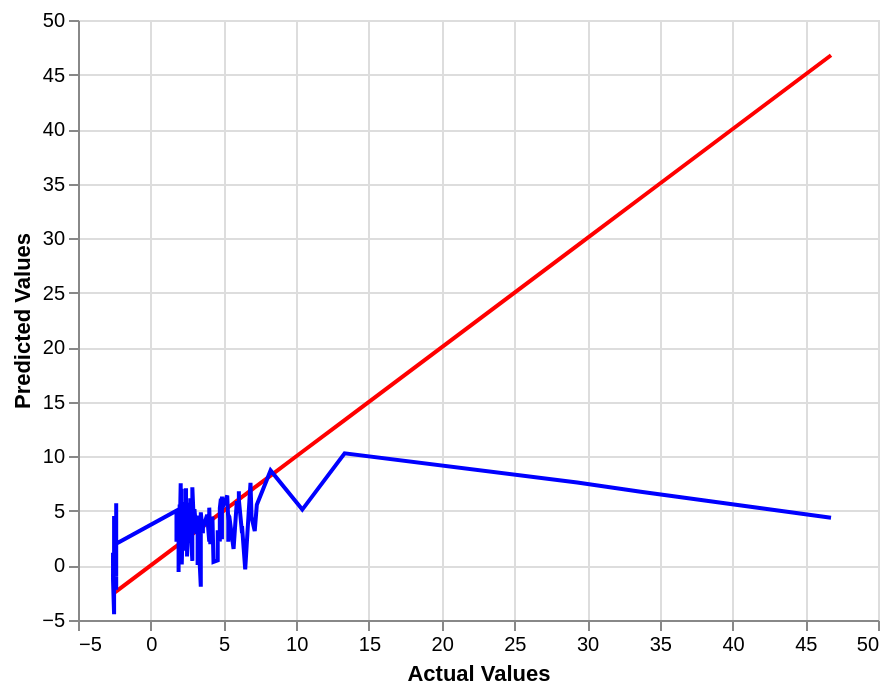

Notebook code cell kept with this figure:
### Code cell
import altair as alt
import pandas as pd

# Create a DataFrame for perfect predictions where target equals preds
perfect_predictions_df = pd.DataFrame({
    'target': y_train['Salary'],
    'preds': y_train['Salary']
})

# Create a DataFrame for the model's predictions
model_predictions_df = pd.DataFrame({
    'target': y_train['Salary'],
    'preds': y_pred_train_true.flatten()
})

# Create a line chart for perfect predictions
perfect_line_chart = alt.Chart(perfect_predictions_df).mark_line(color='red').encode(
    x=alt.X('target', title='Actual Values'),
    y=alt.Y('preds', title='Predicted Values')
)

# Create a line chart for the model's predictions
model_predictions_chart = alt.Chart(model_predictions_df).mark_line(color='blue').encode(
    x=alt.X('target', title='Actual Values'),
    y=alt.Y('preds', title='Predicted Values')
)

# Combine both charts
combined_chart = perfect_line_chart + model_predictions_chart

# Display the combined chart
combined_chart

### Figure 1 — Vega-Lite specification as saved in the notebook (floating-point values rounded to 4 significant figures)
{"config": {"view": {"continuousWidth": 400, "continuousHeight": 300}}, "layer": [{"data": {"name": "data-1dfdde9de2dfa8285de36a9c9ded5620"}, "mark": {"type": "line", "color": "red"}, "encoding": {"x": {"field": "target", "title": "Actual Values", "type": "quantitative"}, "y": {"field": "preds", "title": "Predicted Values", "type": "quantitative"}}}, {"data": {"name": "data-12aad0dea8398f26b97d238d55349e8f"}, "mark": {"type": "line", "color": "blue"}, "encoding": {"x": {"field": "target", "title": "Actual Values", "type": "quantitative"}, "y": {"field": "preds", "title": "Predicted Values", "type": "quantitative"}}}], "$schema": "https://vega.github.io/schema/vega-lite/v4.17.0.json", "datasets": {"data-1dfdde9de2dfa8285de36a9c9ded5620": [{"target": -2.592, "preds": -2.592}, {"target": 6.278, "preds": 6.278}, {"target": 10.42, "preds": 10.42}, {"target": 2.279, "preds": 2.279}, {"target": 6.059, "preds": 6.059}, {"target": 1.988, "preds": 1.988}, {"target": 2.279, "preds": 2.279}, {"target": 4.824, "preds": 4.824}, {"target": 5.696, "preds": 5.696}, {"target": -2.519, "preds": -2.519}, {"target": 46.77, "preds": 46.77}, {"target": 4.896, "preds": 4.896}, {"target": 2.425, "preds": 2.425}, {"target": 4.242, "preds": 4.242}, {"target": 4.024, "preds": 4.024}, {"target": 4.751, "preds": 4.751}, {"target": -2.374, "preds": -2.374}, {"target": 1.988, "preds": 1.988}, {"target": 3.588, "preds": 3.588}, {"target": -2.592, "preds": -2.592}, {"target": 4.751, "preds": 4.751}, {"target": 2.425, "preds": 2.425}, {"target": 3.224, "preds": 3.224}, {"target": 2.425, "preds": 2.425}, {"target": 3.224, "preds": 3.224}, {"target": 2.352, "preds": 2.352}, {"target": 3.878, "preds": 3.878}, {"target": 2.788, "preds": 2.788}, {"target": -2.374, "preds": -2.374}, {"target": 6.278, "preds": 6.278}, {"target": 2.061, "preds": 2.061}, {"target": 3.151, "preds": 3.151}, {"target": -2.374, "preds": -2.374}, {"target": -2.592, "preds": -2.592}, {"target": 4.097, "preds": 4.097}, {"target": 3.006, "preds": 3.006}, {"target": 2.788, "preds": 2.788}, {"target": 8.24, "preds": 8.24}, {"target": 5.332, "preds": 5.332}, {"target": 1.843, "preds": 1.843}, {"target": 2.861, "preds": 2.861}, {"target": 4.896, "preds": 4.896}, {"target": 2.57, "preds": 2.57}, {"target": 5.405, "preds": 5.405}, {"target": 1.77, "preds": 1.77}, {"target": 3.297, "preds": 3.297}, {"target": 7.15, "preds": 7.15}, {"target": 2.134, "preds": 2.134}, {"target": -2.374, "preds": -2.374}, {"target": 2.934, "preds": 2.934}, {"target": 5.332, "preds": 5.332}, {"target": 2.425, "preds": 2.425}, {"target": 2.788, "preds": 2.788}, {"target": 6.059, "preds": 6.059}, {"target": 13.33, "preds": 13.33}, {"target": 3.224, "preds": 3.224}, {"target": 2.425, "preds": 2.425}, {"target": 5.332, "preds": 5.332}, {"target": -2.374, "preds": -2.374}, {"target": 29.32, "preds": 29.32}, {"target": -2.519, "preds": -2.519}, {"target": 1.988, "preds": 1.988}, {"target": 1.77, "preds": 1.77}, {"target": 2.352, "preds": 2.352}, {"target": -2.374, "preds": -2.374}, {"target": -2.374, "preds": -2.374}, {"target": 2.425, "preds": 2.425}, {"target": 2.425, "preds": 2.425}, {"target": 2.861, "preds": 2.861}, {"target": 1.988, "preds": 1.988}, {"target": -2.592, "preds": -2.592}, {"target": 6.059, "preds": 6.059}, {"target": 1.916, "preds": 1.916}, {"target": 1.916, "preds": 1.916}, {"target": -2.519, "preds": -2.519}, {"target": 3.442, "preds": 3.442}, {"target": 4.896, "preds": 4.896}, {"target": 2.425, "preds": 2.425}, {"target": 33.68, "preds": 33.68}, {"target": 4.606, "preds": 4.606}, {"target": 6.932, "preds": 6.932}, {"target": 2.279, "preds": 2.279}, {"target": 4.606, "preds": 4.606}, {"target": 1.916, "preds": 1.916}, {"target": 7.295, "preds": 7.295}, {"target": 1.916, "preds": 1.916}, {"target": 2.279, "preds": 2.279}, {"target": -2.374, "preds": -2.374}, {"target": 4.315, "preds": 4.315}, {"target": 5.26, "preds": 5.26}, {"target": -2.374, "preds": -2.374}, {"target": -2.374, "preds": -2.374}, {"target": -2.374, "preds": -2.374}, {"target": 2.061, "preds": 2.061}, {"target": 2.715, "preds": 2.715}, {"target": 2.497, "preds": 2.497}, {"target": 1.843, "preds": 1.843}, {"target": 6.496, "preds": 6.496}, {"target": 2.352, "preds": 2.352}, {"target": 1.916, "preds": 1.916}, {"target": -2.374, "preds": -2.374}, {"target": 4.606, "preds": 4.606}, {"target": 2.425, "preds": 2.425}, {"target": -2.374, "preds": -2.374}, {"target": 1.988, "preds": 1.988}, {"target": 1.988, "preds": 1.988}, {"target": 3.588, "preds": 3.588}, {"target": -2.519, "preds": -2.519}, {"target": 3.442, "preds": 3.442}, {"target": 2.497, "preds": 2.497}, {"target": -2.374, "preds": -2.374}, {"target": -2.374, "preds": -2.374}, {"target": 4.024, "preds": 4.024}, {"target": 1.988, "preds": 1.988}, {"target": 2.206, "preds": 2.206}, {"target": -2.374, "preds": -2.374}, {"target": 1.988, "preds": 1.988}, {"target": 2.134, "preds": 2.134}, {"target": 2.788, "preds": 2.788}, {"target": 6.859, "preds": 6.859}, {"target": 4.169, "preds": 4.169}, {"target": -2.592, "preds": -2.592}, {"target": 2.715, "preds": 2.715}, {"target": 5.914, "preds": 5.914}, {"target": -2.374, "preds": -2.374}], "data-12aad0dea8398f26b97d238d55349e8f": [{"target": -2.592, "preds": 0.2594}, {"target": 6.278, "preds": 2.978}, {"target": 10.42, "preds": 5.12}, {"target": 2.279, "preds": 3.611}, {"target": 6.059, "preds": 5.863}, {"target": 1.988, "preds": 4.134}, {"target": 2.279, "preds": 4.486}, {"target": 4.824, "preds": 6.127}, {"target": 5.696, "preds": 1.516}, {"target": -2.519, "preds": -4.466}, {"target": 46.77, "preds": 4.368}, {"target": 4.896, "preds": 2.406}, {"target": 2.425, "preds": 3.51}, {"target": 4.242, "preds": 4.482}, {"target": 4.024, "preds": 2.179}, {"target": 4.751, "preds": 2.204}, {"target": -2.374, "preds": -1.041}, {"target": 1.988, "preds": 5.372}, {"target": 3.588, "preds": 2.942}, {"target": -2.592, "preds": -0.9082}, {"target": 4.751, "preds": 5.264}, {"target": 2.425, "preds": 2.454}, {"target": 3.224, "preds": 4.584}, {"target": 2.425, "preds": 5.29}, {"target": 3.224, "preds": 0.04914}, {"target": 2.352, "preds": 4.212}, {"target": 3.878, "preds": 4.648}, {"target": 2.788, "preds": 4.86}, {"target": -2.374, "preds": 0.5715}, {"target": 6.278, "preds": 3.596}, {"target": 2.061, "preds": 7.537}, {"target": 3.151, "preds": 2.898}, {"target": -2.374, "preds": -0.164}, {"target": -2.592, "preds": -0.8839}, {"target": 4.097, "preds": 1.955}, {"target": 3.006, "preds": 5.161}, {"target": 2.788, "preds": 4.385}, {"target": 8.24, "preds": 8.703}, {"target": 5.332, "preds": 4.115}, {"target": 1.843, "preds": 3.276}, {"target": 2.861, "preds": 0.4159}, {"target": 4.896, "preds": 6.319}, {"target": 2.57, "preds": 5.418}, {"target": 5.405, "preds": 4.454}, {"target": 1.77, "preds": 5.019}, {"target": 3.297, "preds": 2.233}, {"target": 7.15, "preds": 3.157}, {"target": 2.134, "preds": 7.031}, {"target": -2.374, "preds": -1.222}, {"target": 2.934, "preds": 4.888}, {"target": 5.332, "preds": 2.182}, {"target": 2.425, "preds": 3.285}, {"target": 2.788, "preds": 5.143}, {"target": 6.059, "preds": 6.795}, {"target": 13.33, "preds": 10.28}, {"target": 3.224, "preds": 0.4588}, {"target": 2.425, "preds": 2.347}, {"target": 5.332, "preds": 4.64}, {"target": -2.374, "preds": 0.3349}, {"target": 29.32, "preds": 7.597}, {"target": -2.519, "preds": -0.1488}, {"target": 1.988, "preds": 4.357}, {"target": 1.77, "preds": 2.182}, {"target": 2.352, "preds": 3.843}, {"target": -2.374, "preds": 4.384}, {"target": -2.374, "preds": 3.282}, {"target": 2.425, "preds": 7.079}, {"target": 2.425, "preds": 3.212}, {"target": 2.861, "preds": 7.172}, {"target": 1.988, "preds": 5.581}, {"target": -2.592, "preds": 1.158}, {"target": 6.059, "preds": 6.032}, {"target": 1.916, "preds": 3.599}, {"target": 1.916, "preds": -0.608}, {"target": -2.519, "preds": 4.522}, {"target": 3.442, "preds": -1.951}, {"target": 4.896, "preds": 5.17}, {"target": 2.425, "preds": 3.229}, {"target": 33.68, "preds": 6.751}, {"target": 4.606, "preds": 0.475}, {"target": 6.932, "preds": 4.424}, {"target": 2.279, "preds": 5.808}, {"target": 4.606, "preds": 3.219}, {"target": 1.916, "preds": 3.345}, {"target": 7.295, "preds": 5.565}, {"target": 1.916, "preds": 4.208}, {"target": 2.279, "preds": 1.365}, {"target": -2.374, "preds": -0.8377}, {"target": 4.315, "preds": 0.3343}, {"target": 5.26, "preds": 6.41}, {"target": -2.374, "preds": 0.9328}, {"target": -2.374, "preds": 1.727}, {"target": -2.374, "preds": 1.063}, {"target": 2.061, "preds": 1.087}, {"target": 2.715, "preds": 5.729}, {"target": 2.497, "preds": 3.581}, {"target": 1.843, "preds": 4.886}, {"target": 6.496, "preds": -0.3658}, {"target": 2.352, "preds": 4.871}, {"target": 1.916, "preds": 4.546}, {"target": -2.374, "preds": -1.349}, {"target": 4.606, "preds": 3.187}, {"target": 2.425, "preds": 1.801}, {"target": -2.374, "preds": 5.711}, {"target": 1.988, "preds": 3.92}, {"target": 1.988, "preds": 2.045}, {"target": 3.588, "preds": 3.41}, {"target": -2.519, "preds": 1.472}, {"target": 3.442, "preds": 4.869}, {"target": 2.497, "preds": 0.8297}, {"target": -2.374, "preds": 0.4673}, {"target": -2.374, "preds": -2.237}, {"target": 4.024, "preds": 5.298}, {"target": 1.988, "preds": 0.5068}, {"target": 2.206, "preds": 4.311}, {"target": -2.374, "preds": -0.8897}, {"target": 1.988, "preds": 2.53}, {"target": 2.134, "preds": 0.08142}, {"target": 2.788, "preds": 2.275}, {"target": 6.859, "preds": 7.58}, {"target": 4.169, "preds": 2.905}, {"target": -2.592, "preds": -1.341}, {"target": 2.715, "preds": 6.168}, {"target": 5.914, "preds": 5.783}, {"target": -2.374, "preds": 2.001}]}}
